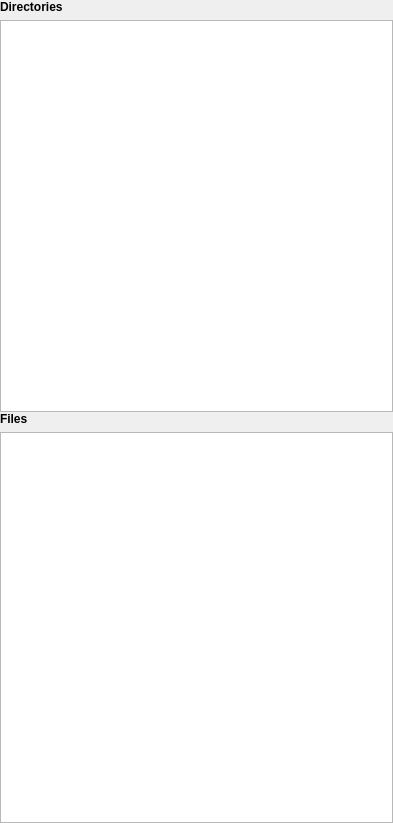
<?xml version="1.0" encoding="UTF-8"?>
<ui version="4.0">
 <class>open_files_tree</class>
 <widget class="QWidget" name="open_files_tree">
  <property name="geometry">
   <rect>
    <x>0</x>
    <y>0</y>
    <width>393</width>
    <height>823</height>
   </rect>
  </property>
  <property name="windowTitle">
   <string>Form</string>
  </property>
  <layout class="QVBoxLayout" name="verticalLayout">
   <property name="spacing">
    <number>0</number>
   </property>
   <property name="leftMargin">
    <number>0</number>
   </property>
   <property name="topMargin">
    <number>0</number>
   </property>
   <property name="rightMargin">
    <number>0</number>
   </property>
   <property name="bottomMargin">
    <number>0</number>
   </property>
   <item>
    <widget class="QSplitter" name="splitter">
     <property name="orientation">
      <enum>Qt::Vertical</enum>
     </property>
     <property name="handleWidth">
      <number>0</number>
     </property>
     <property name="childrenCollapsible">
      <bool>false</bool>
     </property>
     <widget class="QWidget" name="widget" native="true">
      <layout class="QVBoxLayout" name="verticalLayout_2">
       <item>
        <widget class="QLabel" name="label">
         <property name="font">
          <font>
           <weight>75</weight>
           <bold>true</bold>
          </font>
         </property>
         <property name="text">
          <string>Directories</string>
         </property>
        </widget>
       </item>
       <item>
        <widget class="QTreeWidget" name="treeWidget">
         <property name="headerHidden">
          <bool>true</bool>
         </property>
         <column>
          <property name="text">
           <string notr="true">1</string>
          </property>
         </column>
        </widget>
       </item>
      </layout>
     </widget>
     <widget class="QWidget" name="widget_2" native="true">
      <layout class="QVBoxLayout" name="verticalLayout_3">
       <item>
        <widget class="QLabel" name="label_2">
         <property name="font">
          <font>
           <weight>75</weight>
           <bold>true</bold>
          </font>
         </property>
         <property name="text">
          <string>Files</string>
         </property>
        </widget>
       </item>
       <item>
        <widget class="QListWidget" name="listWidget"/>
       </item>
      </layout>
     </widget>
    </widget>
   </item>
  </layout>
 </widget>
 <resources/>
 <connections/>
</ui>
